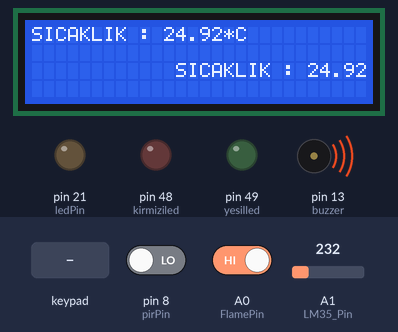
A sketch run on a simulated Arduino Mega 2560, built with avr-gcc and run on an emulated ATmega2560. Parts: 28×4 character LCD, output pins drawn as LEDs (lit = HIGH), buzzer (waves = sounding, pin HIGH). Inputs (shaded band) come from the test bench; at power-on: A1 (LM35_Pin) = 232, pin 8 (pirPin) LOW, A0 (FlamePin) HIGH.

Above: at 3.2 s.
3.3 s: A1 (LM35_Pin) set to 194
At 4.0 s:
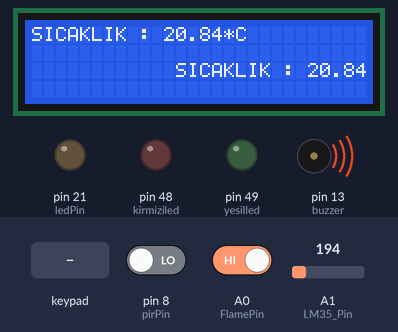
5.1 s: A1 (LM35_Pin) set to 177
At 6.9 s:
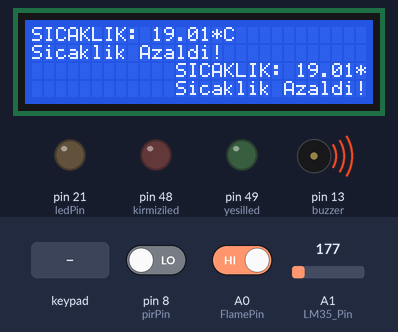
7.3 s: A1 (LM35_Pin) set to 290
At 8.6 s:
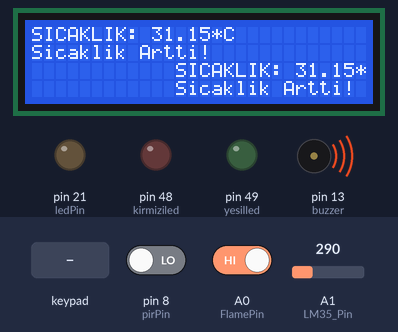
8.9 s: pin 8 (pirPin) driven HIGH
At 10.2 s:
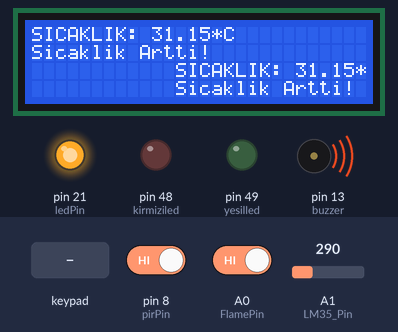
10.5 s: A0 (FlamePin) driven LOW
At 10.9 s:
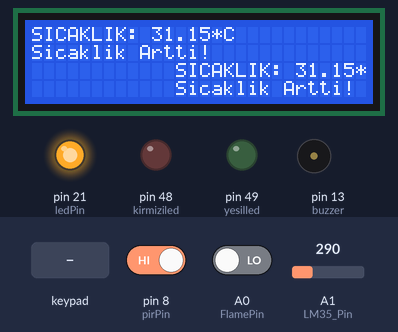
12.0 s: key '*' pressed
At 13.1 s:
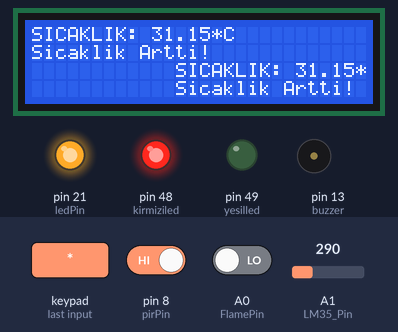
Timing chart, 0 to 14.5 s (numbered marks = the images above; inputs shaded):
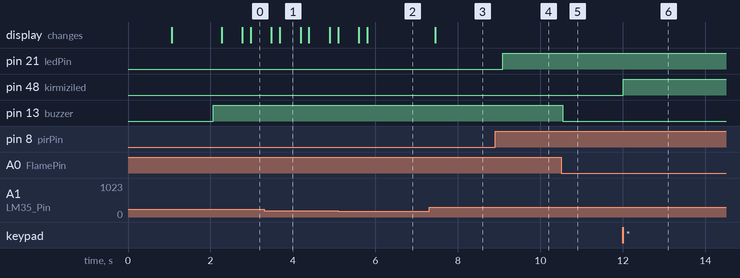

Measured:
- the behaviour switches between 187 and 186 on A1 (LM35_Pin) (found by bisection; images 1 and 2)
- after the input at 3.3 s, the display: first differs from a run without the input after 0.38 s (image 1)
- after the input at 5.1 s, the display: first differs from a run without the input after 0.70 s (image 2)
- after the input at 7.3 s, the display: changes after 0.15 s (image 3)
- after the input at 8.9 s, pin 21 (ledPin): LOW → HIGH after 0.19 s
- after the input at 10.5 s, pin 13 (buzzer): HIGH → LOW at once
- after the input at 12.0 s, pin 48 (kirmiziled): LOW → HIGH at once

The sketch:

Code.ino
```cpp
#include <Password.h>
#include <Keypad.h>
#include <Wire.h>

#include <LiquidCrystal.h>

Password password = Password( "1234" );
const int yesilled=49;
const int kirmiziled=48;

//LiquidCrystal lcd(7, 6, 5, 4, 3, 2);

#define FlamePin A0
#define buzzer 13

#define LM35_Pin A1
const int rs = 2, en = 3, d4 = 4, d5 = 5, d6 = 6, d7 = 7;
LiquidCrystal lcd(rs,en,d4,d5,d6,d7);

const byte satir = 4;
const byte sutun = 3;
int position = 0;

char tus_takimi[satir][sutun] = {
  {'1','2','3'},
  {'4','5','6'},
  {'7','8','9'},
  {'*','0','#'}
};

byte satirPin[satir] = { 30,31,32,33 };
byte sutunPin[sutun] = { 29,28,27 };

Keypad keypad = Keypad( makeKeymap(tus_takimi), satirPin, sutunPin, satir, sutun );

int pirPin = 8; //the digital pin connected to the PIR sensor's output
int ledPin = 21;

void setup() {
   //
     pinMode(yesilled,OUTPUT);
    pinMode(kirmiziled,OUTPUT);
    keypad.addEventListener(keypadEvent);
   //lcd.begin(16, 2);
   pinMode(FlamePin, INPUT_PULLUP);
   pinMode(buzzer, OUTPUT);
    /*lcd.setCursor(5, 0);
    lcd.print("FLAME");
    lcd.setCursor(3, 1);
    lcd.print("DETECTOR");*/
    delay(1000);
    //lcd.clear();
    ///PIR
    ////
    pinMode(pirPin, INPUT);
   pinMode(ledPin, OUTPUT);
   digitalWrite(pirPin, LOW);
   //
   //pinMode(LM35_Pin, INPUT_PULLUP);
   float newtemp;
  Serial.begin(9600);
  analogReference(INTERNAL1V1);
  lcd.begin(28,4);
  delay(1000);
  lcd.clear();

}

void loop() {
//


//
int Flame = digitalRead(FlamePin);

if(Flame==HIGH)
{
  digitalWrite(buzzer, HIGH);
  delay(200);

}
else
{
 digitalWrite(buzzer, LOW);
}
///PIR
if(digitalRead(pirPin) == HIGH){
     digitalWrite(ledPin, HIGH);
  }
if(digitalRead(pirPin) == LOW){
    digitalWrite(ledPin, LOW);
  }
 //

  float temp = analogRead(LM35_Pin);
  float newtemp = temp*1100/(1024*10);
 if(newtemp > 30){
    lcd.setCursor(0,0);
    lcd.print("SICAKLIK: ");
    lcd.print(newtemp);
    lcd.println("*C");
    lcd.setCursor(0,1);
    lcd.println("Sicaklik Artti!");
    //delay(50);
    //lcd.clear();


    }
  else if(newtemp < 20){
    lcd.setCursor(0,0);
    lcd.print("SICAKLIK: ");
    lcd.print(newtemp);
    lcd.println("*C");
    lcd.setCursor(0,1);
    lcd.println("Sicaklik Azaldi!");
    //delay(50);
    //lcd.clear();


  }
  else {

    lcd.setCursor(0,0);
    lcd.print("SICAKLIK : ");
    lcd.print(newtemp);
    lcd.println("*C");
    delay(500);
    lcd.clear();

  }
 //
 keypad.getKey();


}
void keypadEvent(KeypadEvent eKey){
  switch (keypad.getState())
     {
    case PRESSED:

  switch (eKey){
    case '*': checkPassword();  break;
    case '#': password.reset(); break;
    default: password.append(eKey);
     }
  }
}

void checkPassword(){
  if (password.evaluate()){

    digitalWrite(yesilled,HIGH);
    digitalWrite(kirmiziled,LOW);
                          }
  else
  {

    digitalWrite(kirmiziled,HIGH);
    digitalWrite(yesilled,LOW);
  }
}
```
